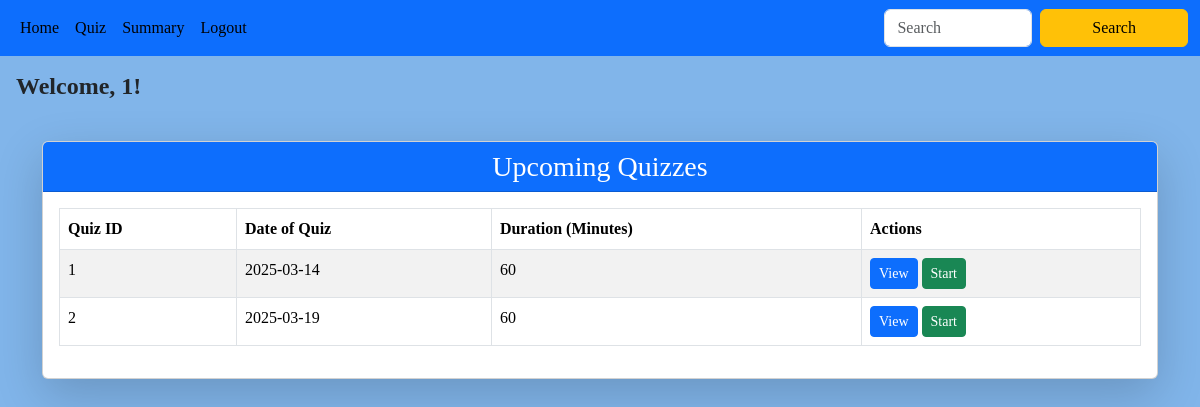
The page /user/1 on the database as committed earlier.
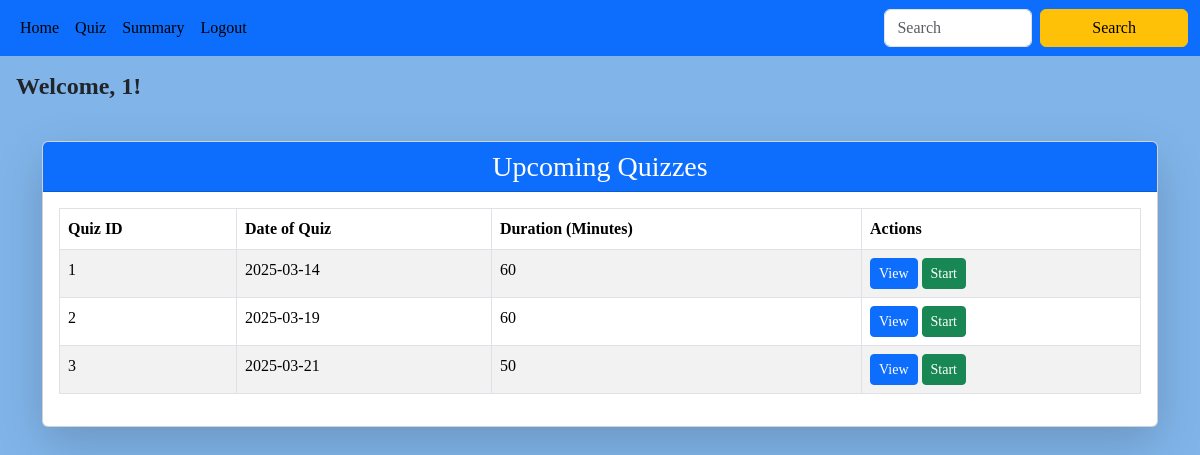
The same page on the database as committed later.
### backend/models.py (models this page shows)
class Quiz(db.Model):
    __tablename__ = "quiz"
    id = db.Column(db.Integer, primary_key=True)
    date_of_quiz = db.Column(db.Date, nullable=False)
    time_duration_minutes = db.Column(db.Integer, nullable=False)
    chapter_id = db.Column(db.Integer, db.ForeignKey("chapter.id"), nullable=False, index=True)
    remark = db.Column(db.String(), nullable=True ,default="No remark")
    questions = db.relationship("Question", cascade="all,delete", backref="quiz", lazy=True)
    scores = db.relationship("Score", cascade="all,delete", backref="quiz", lazy=True)

### backend/controller.py (the view)
@app.route("/user/<id>")
def user_dashboard(id):
    quizzes=get_quiz()
    return render_template("user.html",id=id,quizzes=quizzes)

### backend/controller.py (called while the page is built)
def get_quiz():
    quizzes=Quiz.query.all()
    return quizzes

### templates/user.html
{% extends "user_layout.html" %}
{% block content %}
    <h4 class="p-3" style="font-family: 'Times New Roman', Times, serif; font-weight: bold;">
        Welcome, {{ id }}!
    </h4>
   <div class="container mt-4">
    {% if quizzes %}
        <div class="card shadow-lg">
            <div class="card-header text-center bg-primary text-white">
                <h3 class="card-title mb-0">Upcoming Quizzes</h3>
            </div>
            <div class="card-body">
                <div class="table-responsive">
                    <table class="table table-bordered table-striped">
                        <thead class="thead-dark">
                            <tr>
                                <th>Quiz ID</th>
                                <th>Date of Quiz</th>
                                <th>Duration (Minutes)</th>
                                <th>Actions</th>
                            </tr>
                        </thead>
                        <tbody>
                            {% for quiz in quizzes %}
                            <tr>
                                <td>{{ quiz.id }}</td>
                                <td>{{ quiz.date_of_quiz }}</td>
                                <td>{{ quiz.time_duration_minutes }}</td>
                                <td>
                                    <a href="/view_quiz/{{quiz.chapter_id}}/{{id}}" class="btn btn-sm btn-primary">View</a>
                                    <a href="/start_quiz/{{quiz.id}}/{{id}}" class="btn btn-sm btn-success">Start</a>
                                </td>
                            </tr>
                            {% endfor %}
                        </tbody>
                    </table>
            </div>
        </div>
    {% else %}
        <div class="alert alert-info text-center mt-4">
            <h5>No upcoming quizzes available.</h5>
        </div>
    {% endif %}
   </div>
{% endblock %}

### templates/user_layout.html (shortened to what this page needs)
<!DOCTYPE html>
<html lang="en">
<head>
    <link href="https://cdn.jsdelivr.net/npm/bootstrap@5.3.3/dist/css/bootstrap.min.css" rel="stylesheet">
    <link rel="stylesheet" href="{{ url_for('static', filename='main.css') }}">
</head>
<body>
    <nav class="navbar navbar-expand-lg bg-primary">
        <div class="container-fluid">
          <div class="collapse navbar-collapse" id="navbarSupportedContent">
            <ul class="navbar-nav me-auto mb-2 mb-lg-0">
              <li class="nav-item">
                <a class="nav-link active" aria-current="page" href="/admin/{{id}}">Home</a>
              </li>
              <li class="nav-item">
                <a class="nav-link active" aria-current="page" href="/admin_quiz/{{id}}">Quiz</a>
              </li>
              <li class="nav-item">
                <a class="nav-link active" aria-current="page" href="#">Summary</a>
              </li>
              <li class="nav-item">
                <a class="nav-link active" aria-current="page" href="/login">Logout</a>
              </li>
            </ul>
            <form class="d-flex" role="search">
              <input class="form-control me-2" type="search" placeholder="Search" aria-label="Search">
              <button class="btn btn-warning" type="submit">Search</button>
            </form>
          </div>
        </div>
      </nav>
              {%block content%}{%endblock%}
</body>
</html>

### static/main.css (style rules this page uses)
body { margin: 0; padding: 0; font-family:Georgia, 'Times New Roman', Times, serif; background-color: #81b5ea; }
button { width: 100%; max-width: 400px; padding: 8px; background-color: #007BFF; border: none; border-radius: 4px; color: #fff; font-size: 16px; cursor: pointer; }
.table th, .table td { white-space: nowrap; }

Rows that differ between the two databases and show on the page:
added Quiz: id "3", date_of_quiz "2025-03-21", time_duration_minutes "50"
